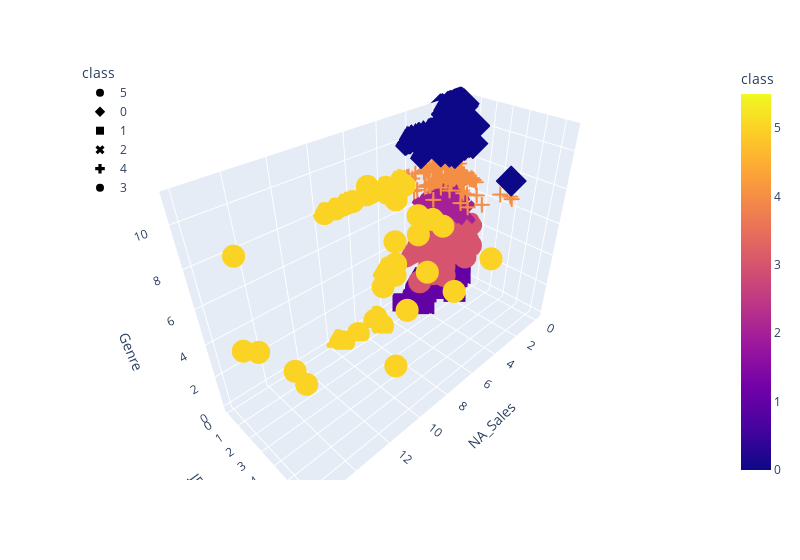

The cell this chart's notebook holds for it:
### Code cell
na_jp_genre.cluster_data(6)

### Figure 1 — Plotly figure (JSON) as saved in the notebook; plotly's stock layout.template omitted (floating-point values rounded to 4 significant figures; data arrays with more than 128 entries replaced by an {"elided": "..."} marker saying what was removed)
{"data": [{"hovertemplate": "class=%{marker.color}<br>NA_Sales=%{x}<br>JP_Sales=%{y}<br>Genre=%{z}<extra></extra>", "legendgroup": "5", "marker": {"color": [5, 5, 5, 5, 5, 5, 5, 5, 5, 5, 5, 5, 5, 5, 5, 5, 5, 5, 5, 5, 5, 5, 5, 5, 5, 5, 5, 5, 5, 5, 5, 5, 5, 5, 5, 5, 5, 5, 5, 5, 5, 5, 5, 5, 5, 5, 5], "coloraxis": "coloraxis", "symbol": "circle"}, "mode": "markers", "name": "5", "scene": "scene", "showlegend": true, "type": "scatter3d", "x": [15.85, 15.75, 11.38, 14.03, 14.59, 9.81, 8.94, 9.09, 14.97, 7.01, 9.43, 4.75, 9.63, 8.41, 3.44, 6.85, 9.03, 9.67, 4.99, 8.25, 8.52, 5.54, 6.99, 6.75, 5.98, 7.97, 6.91, 6.16, 6.76, 4.02, 4.99, 6.05, 6.72, 7.03, 5.55, 6.63, 5.84, 3.88, 5.91, 5.58, 4.46, 5.03, 6.82, 5.8, 4.79, 4.12, 4.98], "y": [3.79, 3.28, 6.5, 2.93, 4.7, 4.13, 3.6, 2.53, 0.24, 0.97, 0.41, 4.16, 0.06, 0.47, 5.32, 1.87, 0.13, 0.11, 0.65, 0.07, 0.08, 0.49, 0.3, 2.66, 0.48, 0.13, 1.91, 1.2, 0.14, 2.54, 0.38, 0, 0.04, 0.08, 2.23, 0.04, 0.01, 1.69, 0.13, 0.02, 1.98, 0.1, 0.05, 0.13, 0, 0.87, 0.08], "z": [6, 10, 4, 3, 4, 6, 10, 10, 3, 0, 0, 3, 0, 0, 5, 6, 8, 8, 8, 8, 8, 8, 0, 2, 8, 8, 4, 4, 0, 6, 8, 3, 8, 8, 6, 8, 3, 6, 8, 3, 3, 7, 8, 8, 8, 6, 8]}, {"hovertemplate": "class=%{marker.color}<br>NA_Sales=%{x}<br>JP_Sales=%{y}<br>Genre=%{z}<extra></extra>", "legendgroup": "0", "marker": {"color": {"elided": "1430 int values"}, "coloraxis": "coloraxis", "symbol": "diamond"}, "mode": "markers", "name": "0", "scene": "scene", "showlegend": true, "type": "scatter3d", "x": {"elided": "1430 float values"}, "y": {"elided": "1430 float values"}, "z": {"elided": "1430 int values"}}, {"hovertemplate": "class=%{marker.color}<br>NA_Sales=%{x}<br>JP_Sales=%{y}<br>Genre=%{z}<extra></extra>", "legendgroup": "1", "marker": {"color": {"elided": "1805 int values"}, "coloraxis": "coloraxis", "symbol": "square"}, "mode": "markers", "name": "1", "scene": "scene", "showlegend": true, "type": "scatter3d", "x": {"elided": "1805 float values"}, "y": {"elided": "1805 float values"}, "z": {"elided": "1805 int values"}}, {"hovertemplate": "class=%{marker.color}<br>NA_Sales=%{x}<br>JP_Sales=%{y}<br>Genre=%{z}<extra></extra>", "legendgroup": "2", "marker": {"color": {"elided": "669 int values"}, "coloraxis": "coloraxis", "symbol": "x"}, "mode": "markers", "name": "2", "scene": "scene", "showlegend": true, "type": "scatter3d", "x": {"elided": "669 float values"}, "y": {"elided": "669 float values"}, "z": {"elided": "669 int values"}}, {"hovertemplate": "class=%{marker.color}<br>NA_Sales=%{x}<br>JP_Sales=%{y}<br>Genre=%{z}<extra></extra>", "legendgroup": "4", "marker": {"color": {"elided": "1256 int values"}, "coloraxis": "coloraxis", "symbol": "cross"}, "mode": "markers", "name": "4", "scene": "scene", "showlegend": true, "type": "scatter3d", "x": {"elided": "1256 float values"}, "y": {"elided": "1256 float values"}, "z": {"elided": "1256 int values"}}, {"hovertemplate": "class=%{marker.color}<br>NA_Sales=%{x}<br>JP_Sales=%{y}<br>Genre=%{z}<extra></extra>", "legendgroup": "3", "marker": {"color": {"elided": "1260 int values"}, "coloraxis": "coloraxis", "symbol": "circle"}, "mode": "markers", "name": "3", "scene": "scene", "showlegend": true, "type": "scatter3d", "x": {"elided": "1260 float values"}, "y": {"elided": "1260 float values"}, "z": {"elided": "1260 int values"}}], "layout": {"coloraxis": {"colorbar": {"title": {"text": "class"}}, "colorscale": [[0, "#0d0887"], [0.1111, "#46039f"], [0.2222, "#7201a8"], [0.3333, "#9c179e"], [0.4444, "#bd3786"], [0.5556, "#d8576b"], [0.6667, "#ed7953"], [0.7778, "#fb9f3a"], [0.8889, "#fdca26"], [1, "#f0f921"]]}, "legend": {"title": {"text": "class"}, "tracegroupgap": 0, "x": 0, "y": 1}, "margin": {"t": 60}, "scene": {"domain": {"x": [0, 1], "y": [0, 1]}, "xaxis": {"title": {"text": "NA_Sales"}}, "yaxis": {"title": {"text": "JP_Sales"}}, "zaxis": {"title": {"text": "Genre"}}}, "width": 800}}
